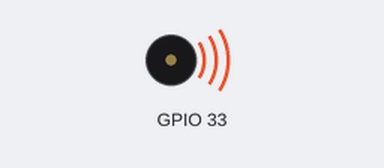
The sketch below on a simulated ESP32. Shown: buzzer (waves = sounding).

Above: at 0.5 s.
Timing chart, 0 to 13.0 s (numbered marks = the images above):
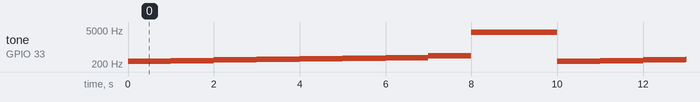

The sketch:

Buzzerr.ino
```cpp
void setup() {
  pinMode(33, OUTPUT);
}
//+ to + and other to digital pin in this case 33

void loop() {
  tone(33, 261);
  delay(1000);

  tone(33,277);
  delay(1000);

  tone(33, 294);
  delay(1000);

  tone(33,311);
  delay(1000);

tone(33, 330);
  delay(1000);

  tone(33,349);
  delay(1000);

  tone(33, 370);
  delay(1000);

  tone(33,440);
  delay(1000);

  tone(33,4000);
  delay(2000);


}
```

Measured:
- by itself, tone on GPIO 33: repeats every 10.0 s: 277 Hz 1.0 s, 294 Hz 1.0 s, 311 Hz 1.0 s, 330 Hz 1.0 s, 349 Hz 1.0 s, 370 Hz 1.0 s, 440 Hz 1.0 s, 4000 Hz 2.0 s, 261 Hz 1.0 s
